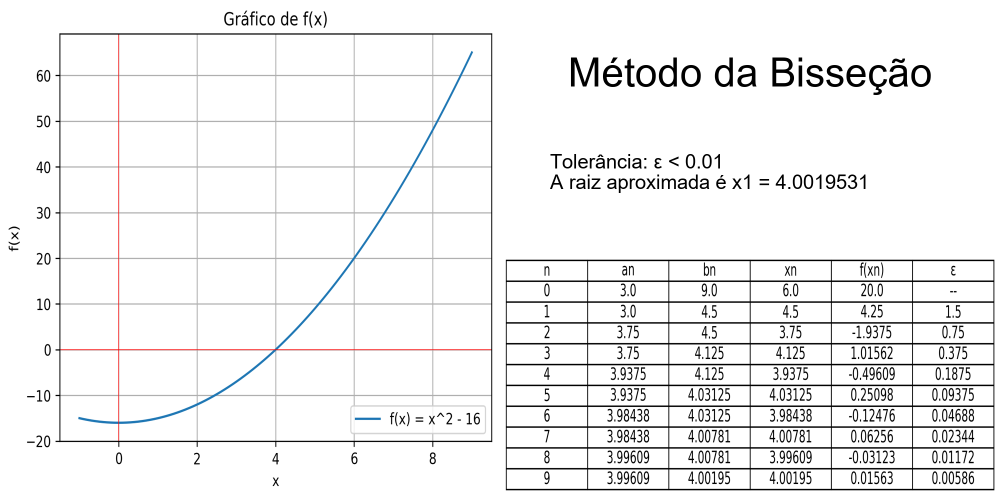
#> input picture images/output_image.png, 2000 x 1000 px, given in place of grafico.png, which was not available (shown at 1/2 size)
$ python main.py
#> lines starting #> are read from the running program, lines starting #| are printed output that depends on the picture; pictures that were not available may be replaced by others from this repository, and a replacement may not be noted
import numpy as np
import pandas as pd
import matplotlib.pyplot as plt
from matplotlib.backends.backend_agg import FigureCanvasAgg as FigureCanvas
from PIL import Image, ImageDraw, ImageFont
import os

def linha():
    print("-"*20)


#Definição da função f(x)
def f(x):
    return abs(x) - 2
funcao = 'f(x) = |x| - 2'


#Recebendo os valores do intervalo [a, b]
print("\n\n  Recebendo o intervalo [a,b]\n")
a = float(input("a: "))
#> the answer given: 3
b = float(input("b: "))
#> the answer given: 3
xn = float((a+b)/2)


#Declaração do critério de parada
epsilon = abs(b - a)
linha()


#Demarcando intervalo da tolerância
print("  Tolerância ε")
n = float(input("\nε < 10^-n   (n = 0, 1, 2...)\n\nn: "))
#> the answer given: 1
linha()
stop = 10**(-1*n)


#Criando os dados da tabela
dataTabela = {
    "n":list(),
    "an":list(),
    "bn":list(),
    "xn":list(),
    "f(xn)":list(),
    "ε":list()
}

n = 0
dataTabela['n'].append(int(n))
dataTabela["an"].append(round(a, 5))
dataTabela["bn"].append(round(b, 5))
dataTabela["ε"].append("--")
dataTabela["xn"].append(xn)
dataTabela["f(xn)"].append(round(f(xn), 5))

#Calculando o valor aproximado de x1
if(f(a) * f(b) < 0):
    msg = str()
    xn = 0
    while epsilon > stop:

        if(xn != None): epsilon = xn

        xn = (b + a)/2


        epsilon = abs(xn - epsilon)

        if(f(xn) == 0):
            msg = f"A raiz exata é x = {round(xn, 7)}"
            break

        elif f(a) * f(xn) < 0:
            b = xn

        else:
            a = xn

        if(n > 0):
            dataTabela["n"].append(int(n))
            dataTabela["an"].append(round(a, 5))
            dataTabela["bn"].append(round(b, 5))
            dataTabela["ε"].append(round(epsilon,5))
            dataTabela["xn"].append(round(xn, 5))
            dataTabela["f(xn)"].append(round(f(xn), 5))
        n+=1
        msg = f"A raiz aproximada é x1 = {round(xn, 7)}"

    print(msg)
else:
    print("Não há raiz no intervalo pois: ")
    print(f"f(a) * f(b) = {f(a)*f(b)}")
    print(f"f(a)*f(b) >= 0")

linha()
print("\n\n")


#Plotando o gráfico

# Crie um array de valores x
x = np.linspace(a-5, b+5, 400)

#Criando um array dos valores de y
y = f(x)

#Setando a funcao
plt.plot(x, y, label=funcao)

#Configurando algumas coisas no gráfico
plt.title('Gráfico de f(x)')
plt.xlabel('x')
plt.ylabel('f(x)')
plt.axhline(0, color='red',linewidth=0.5)  # Linha horizontal no eixo y=0
plt.axvline(0, color='red',linewidth=0.5)  # Linha vertical no eixo x=0
plt.legend()
plt.grid(True)

plt.savefig('images/grafico.png', dpi=300, bbox_inches='tight')
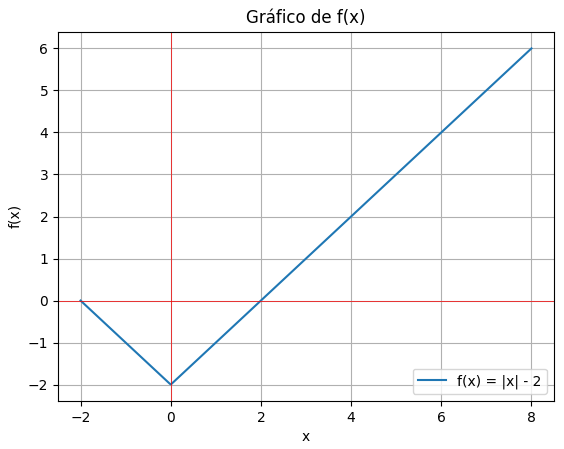
#> figure drawn by matplotlib, 1 panel; curve peaks at x = 8, y = 6


#Gerando Tabela
# Crie um DataFrame
df = pd.DataFrame(dataTabela)

# Crie a figura e o eixo
fig, ax = plt.subplots(figsize=(5, 2))  # Tamanho da imagem (largura, altura)

# Oculte o eixo
ax.axis('off')

# Desenhe a tabela no gráfico
tabela = ax.table(cellText=df.values, colLabels=df.columns, cellLoc='center', loc='center')

# Ajuste o tamanho da fonte
tabela.auto_set_font_size(False)
tabela.set_fontsize(12)

# Ajuste o tamanho das células
tabela.scale(2, 1.2)

# Salve a tabela como uma imagem PNG
plt.savefig('images/tabela.png', dpi=300, bbox_inches='tight')


#Gerando a imagem sumarizando tudo

# Definir as dimensões da imagem final
img_width, img_height = 2000, 1000
output_img = Image.new("RGB", (img_width, img_height), color=(255, 255, 255))
#> output_img: PIL image 2000x1000 RGB; every value is 255

# Definir o diretório atual onde estão as imagens
current_dir = os.path.dirname(os.path.abspath(__file__))

# Caminhos das imagens
grafico_path = os.path.join(current_dir, 'images/grafico.png')
tabela_path = os.path.join(current_dir, 'images/tabela.png')

# Carregar as imagens 'grafico.png' e 'tabela.png'
grafico = Image.open(grafico_path)
#> grafico is the input picture: PIL image 2000x1000 RGB; mean R, G, B 240.8, 240.7, 240.8
tabela = Image.open(tabela_path)

# Redimensionar as imagens para se ajustarem às suas respectivas áreas
grafico_resized = grafico.resize((img_width // 2, img_height))
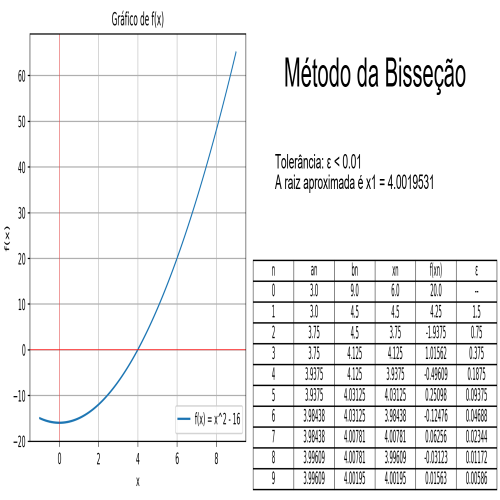
#> grafico_resized: PIL image 1000x1000 RGB (shown at 1/2 size); mean R, G, B 240.6, 240.5, 240.7
tabela_resized = tabela.resize((img_width // 2, img_height // 2))
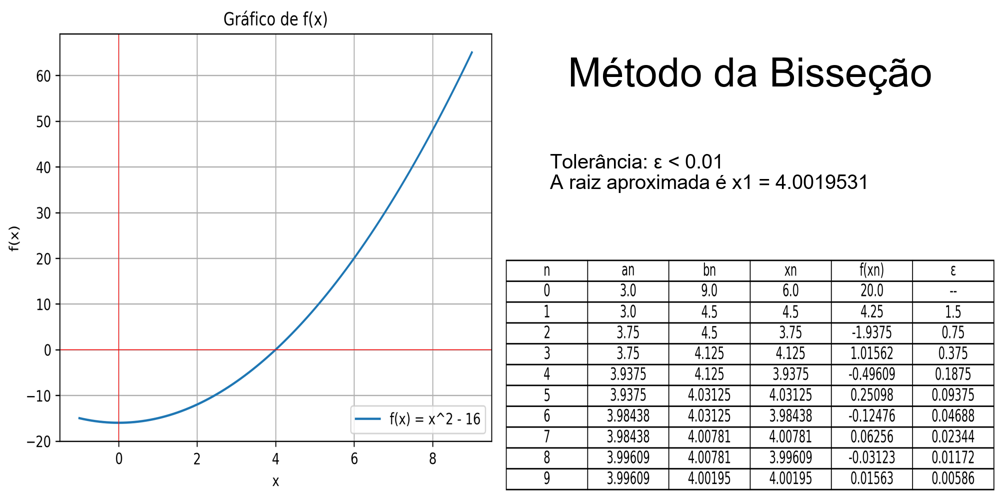
#> tabela_resized: PIL image 1000x500 RGB; mean R, G, B 240.4, 240.3, 240.5

# Colocar a imagem do gráfico na metade esquerda
output_img.paste(grafico_resized, (0, 0))
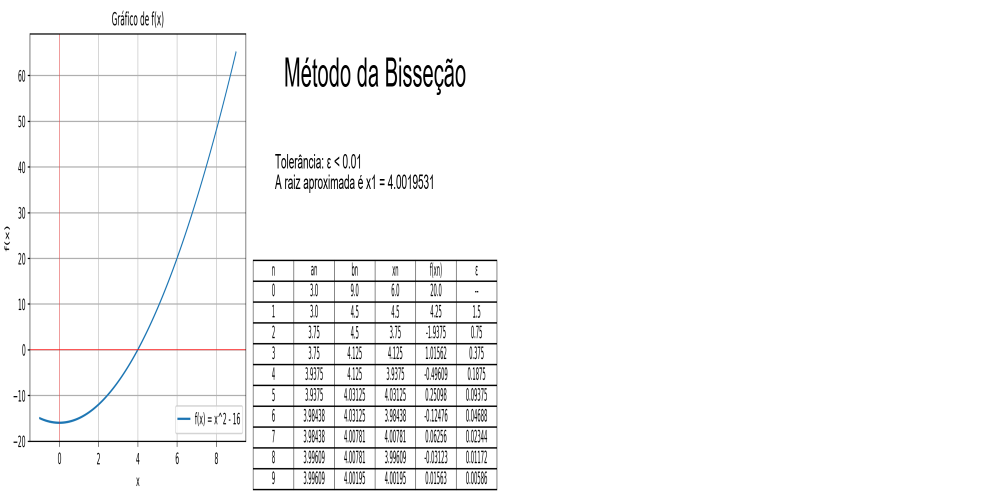
#> output_img: PIL image 2000x1000 RGB (shown at 1/2 size); mean R, G, B 247.8, 247.8, 247.8

# Colocar a imagem da tabela na parte inferior direita
output_img.paste(tabela_resized, (img_width // 2, img_height // 2))
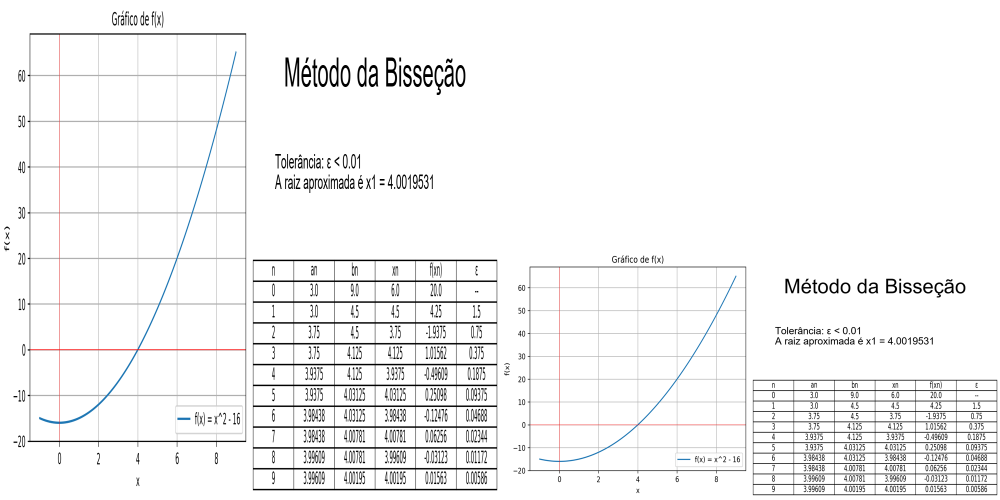
#> output_img: PIL image 2000x1000 RGB (shown at 1/2 size); mean R, G, B 244.1, 244.1, 244.2

# Configurar o título e o texto
draw = ImageDraw.Draw(output_img)

# Carregar a fonte TrueType para aumentar o tamanho da fonte (escolha o caminho correto para a fonte)
title_font = ImageFont.truetype("arial.ttf", 80)  # Título com tamanho 80
text_font = ImageFont.truetype("arial.ttf", 40)  # Texto com tamanho 40

# Usar textbbox para obter o tamanho do título
title_text = "Método da Bisseção"
title_bbox = draw.textbbox((0, 0), title_text, font=title_font)
#> title_bbox = (0, 11, 801, 90)
title_width = title_bbox[2] - title_bbox[0]
#> title_width = 801

# Centralizar o título na metade direita superior
draw.text(((img_width // 2) + (img_width // 4) - (title_width // 2), 100), title_text, font=title_font, fill=(0, 0, 0))

# Adicionar o parágrafo abaixo do título
paragraph_text = (f"Tolerância: ε < {stop}\n")
#> (the run stopped early here; a loop or call above may not have finished)
